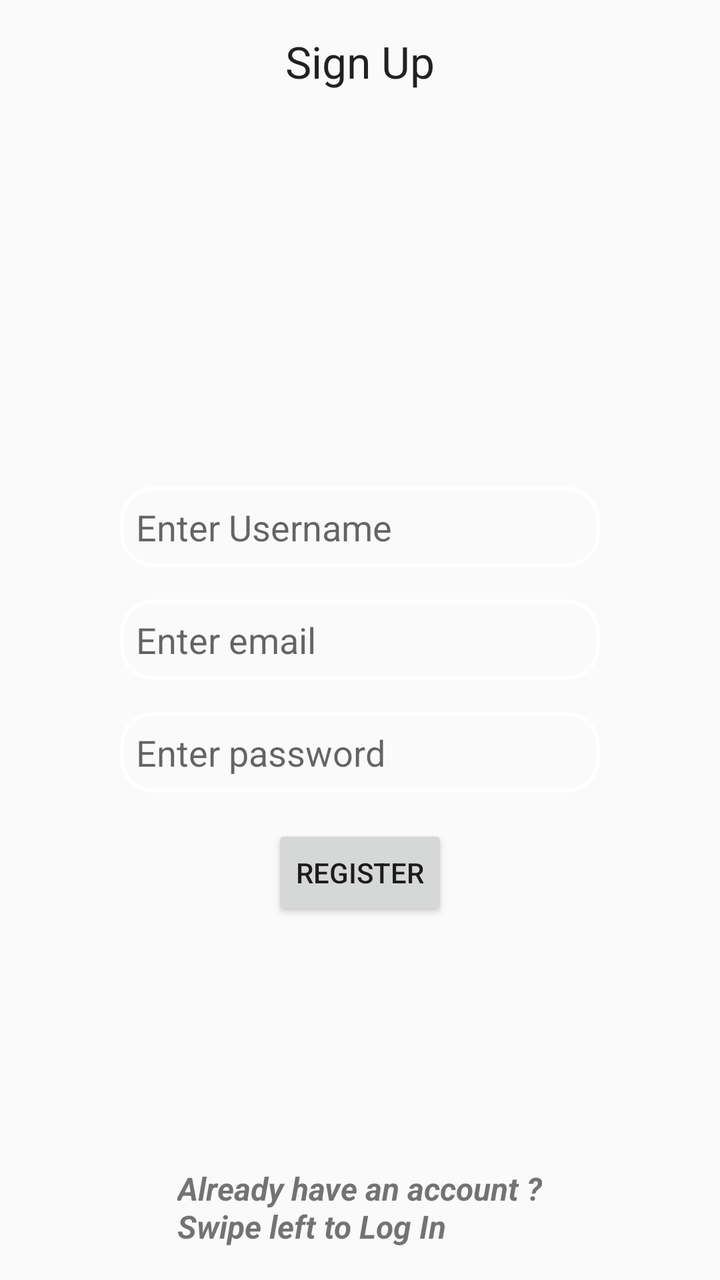
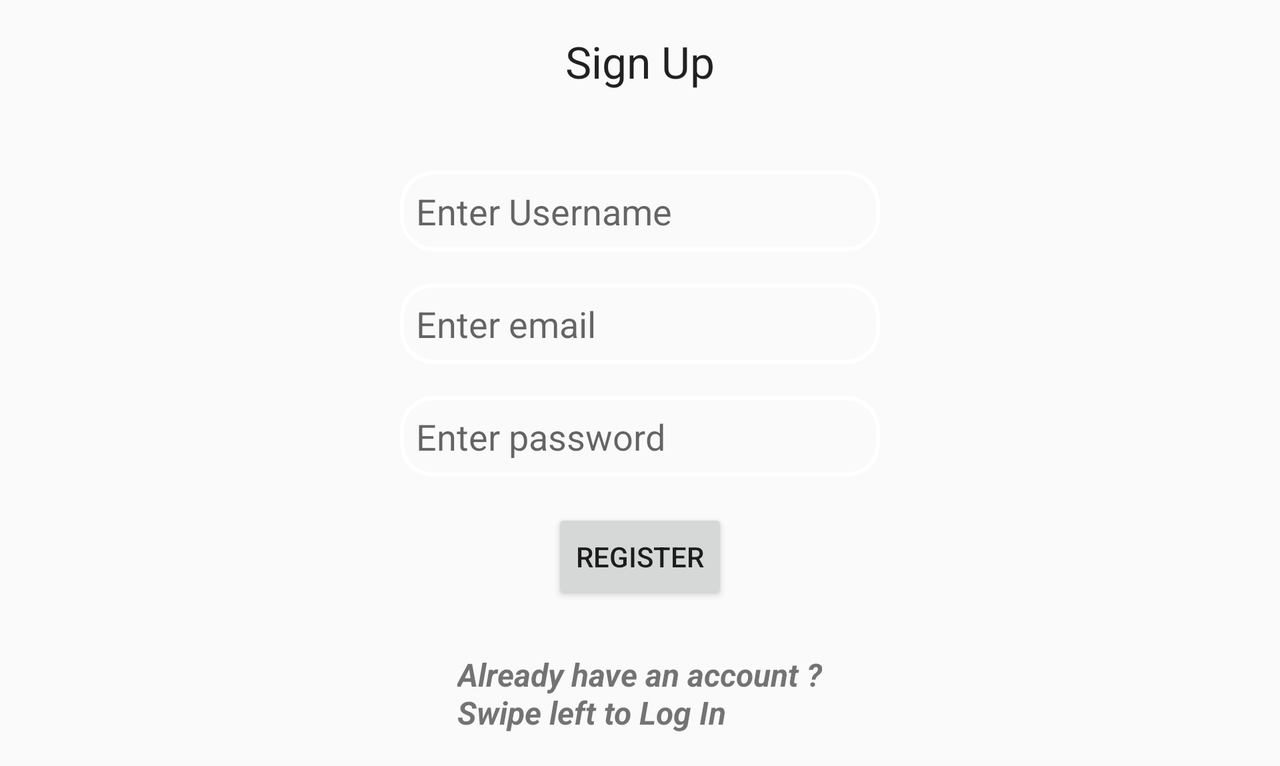

An Android layout and its configuration variant, each rendered on a device that would load it. The default file and the variant file are quoted in full after the pictures.
<!-- AndroidManifest.xml: application theme AppTheme -->
<!-- res/layout/fragment_registration.xml -->
<?xml version="1.0" encoding="utf-8"?>
<RelativeLayout xmlns:android="http://schemas.android.com/apk/res/android"
    android:layout_width="match_parent"
    android:layout_height="match_parent"
    android:padding="16dp"
    android:background="@drawable/credentials_bg"
    >

    <TextView
        android:id="@+id/registration_title"
        android:layout_width="wrap_content"
        android:layout_height="wrap_content"
        android:layout_centerHorizontal="true"
        android:text="@string/registration_title_text"
        android:textAppearance="@android:style/TextAppearance.Large"
        />

    <EditText
        android:id="@+id/registration_username"
        android:layout_width="240dp"
        android:layout_height="wrap_content"
        android:layout_above="@id/registration_email"
        android:layout_alignLeft="@id/registration_email"
        android:layout_marginBottom="16dp"
        android:background="@drawable/round_textbox"
        android:hint="@string/username_hint"
        android:padding="8dp"
        />

    <EditText
        android:id="@+id/registration_email"
        android:layout_width="240dp"
        android:layout_height="wrap_content"
        android:layout_centerInParent="true"
        android:hint="@string/email_hint"
        android:background="@drawable/round_textbox"
        android:padding="8dp"
        />

    <EditText
        android:id="@+id/registration_password"
        android:layout_width="240dp"
        android:layout_height="wrap_content"
        android:layout_below="@+id/registration_email"
        android:layout_centerHorizontal="true"
        android:hint="@string/password_hint"
        android:layout_marginTop="16dp"
        android:inputType="textPassword"
        android:background="@drawable/round_textbox"
        android:padding="8dp"
        />

    <Button
        android:id="@+id/registration_register_btn"
        android:layout_width="wrap_content"
        android:layout_height="wrap_content"
        android:layout_below="@id/registration_password"
        android:layout_marginTop="16dp"
        android:layout_centerHorizontal="true"
        android:text="@string/register_btn_text"
        />

    <ImageButton
        android:id="@+id/registration_show_password_btn"
        android:layout_width="wrap_content"
        android:layout_height="wrap_content"
        android:layout_toRightOf="@id/registration_password"
        android:layout_alignTop="@id/registration_password"
        android:layout_marginLeft="8dp"
        android:layout_marginTop="8dp"
        android:src="@drawable/hiding_pass_icon"
        android:background="@android:color/transparent"
        />

    <TextView
        android:layout_width="wrap_content"
        android:layout_height="wrap_content"
        android:layout_alignParentBottom="true"
        android:layout_centerHorizontal="true"
        android:text="@string/registration_login_page_dir_text"
        android:textStyle="italic|bold"
        android:textSize="16sp"
        />

</RelativeLayout>
<!-- resources referenced by this layout -->
<resources>
  <!-- drawable credentials_bg (drawable) -->
  <?xml version="1.0" encoding="utf-8"?>
  <shape xmlns:android="http://schemas.android.com/apk/res/android"
      android:shape="rectangle">
  
      <gradient
          android:startColor="?attr/credential_screen_bg_gradient_start"
          android:endColor="?attr/credential_screen_bg_gradient_end"
          android:angle="270"
          />
  
  </shape>
  <!-- drawable round_textbox (drawable) -->
  <?xml version="1.0" encoding="utf-8"?>
  <shape xmlns:android="http://schemas.android.com/apk/res/android"
      android:shape="rectangle">
  
      <corners
          android:radius="16dp"
          />
  
      <stroke
          android:color="@android:color/white"
          android:width="2dp"
          />
  
  </shape>
  <string name="email_hint">Enter email</string>
  <string name="password_hint">Enter password</string>
  <string name="register_btn_text">Register</string>
  <string name="registration_login_page_dir_text">Already have an account ?\nSwipe left to Log In</string>
  <string name="registration_title_text">Sign Up</string>
  <string name="username_hint">Enter Username</string>
  <style name="AppTheme" parent="Theme.AppCompat.Light.NoActionBar">
          <item name="colorPrimary">@color/colorPrimary</item>
          <item name="colorPrimaryDark">@color/colorPrimaryDark</item>
          <item name="colorAccent">@color/colorAccent</item>
      </style>
  <color name="colorPrimary">#6200EE</color>
  <color name="colorPrimaryDark">#3700B3</color>
  <color name="colorAccent">#03DAC5</color>
</resources>
<!-- res/layout-land/fragment_registration.xml (the repository's variant of the layout above) -->
<!-- drawn on the phone turned sideways -->
<?xml version="1.0" encoding="utf-8"?>
<ScrollView xmlns:android="http://schemas.android.com/apk/res/android"
    android:layout_width="match_parent"
    android:layout_height="match_parent"
    android:background="@drawable/credentials_bg"
    >

    <RelativeLayout
        android:layout_width="match_parent"
        android:layout_height="wrap_content"
        android:padding="16dp"
        >

        <TextView
            android:id="@+id/registration_title"
            android:layout_width="wrap_content"
            android:layout_height="wrap_content"
            android:layout_centerHorizontal="true"
            android:text="@string/registration_title_text"
            android:textAppearance="@android:style/TextAppearance.Large"
            />

        <EditText
            android:id="@+id/registration_username"
            android:layout_width="240dp"
            android:layout_height="wrap_content"
            android:layout_centerHorizontal="true"
            android:layout_below="@id/registration_title"
            android:layout_marginTop="40dp"
            android:background="@drawable/round_textbox"
            android:hint="@string/username_hint"
            android:padding="8dp"
            />

        <EditText
            android:id="@+id/registration_email"
            android:layout_width="240dp"
            android:layout_height="wrap_content"
            android:layout_centerHorizontal="true"
            android:layout_below="@id/registration_username"
            android:layout_marginTop="16dp"
            android:hint="@string/email_hint"
            android:background="@drawable/round_textbox"
            android:padding="8dp"
            />

        <EditText
            android:id="@+id/registration_password"
            android:layout_width="240dp"
            android:layout_height="wrap_content"
            android:layout_below="@+id/registration_email"
            android:layout_centerHorizontal="true"
            android:hint="@string/password_hint"
            android:layout_marginTop="16dp"
            android:inputType="textPassword"
            android:background="@drawable/round_textbox"
            android:padding="8dp"
            />

        <Button
            android:id="@+id/registration_register_btn"
            android:layout_width="wrap_content"
            android:layout_height="wrap_content"
            android:layout_below="@id/registration_password"
            android:layout_marginTop="16dp"
            android:layout_centerHorizontal="true"
            android:text="@string/register_btn_text"
            />

        <ImageButton
            android:id="@+id/registration_show_password_btn"
            android:layout_width="wrap_content"
            android:layout_height="wrap_content"
            android:layout_toRightOf="@id/registration_password"
            android:layout_alignTop="@id/registration_password"
            android:layout_marginLeft="8dp"
            android:layout_marginTop="8dp"
            android:src="@drawable/hiding_pass_icon"
            android:background="@android:color/transparent"
            />

        <TextView
            android:layout_width="wrap_content"
            android:layout_height="wrap_content"
            android:layout_centerHorizontal="true"
            android:layout_below="@id/registration_register_btn"
            android:layout_marginTop="24dp"
            android:text="@string/registration_login_page_dir_text"
            android:textStyle="italic|bold"
            android:textSize="16sp"
            />

    </RelativeLayout>

</ScrollView>
